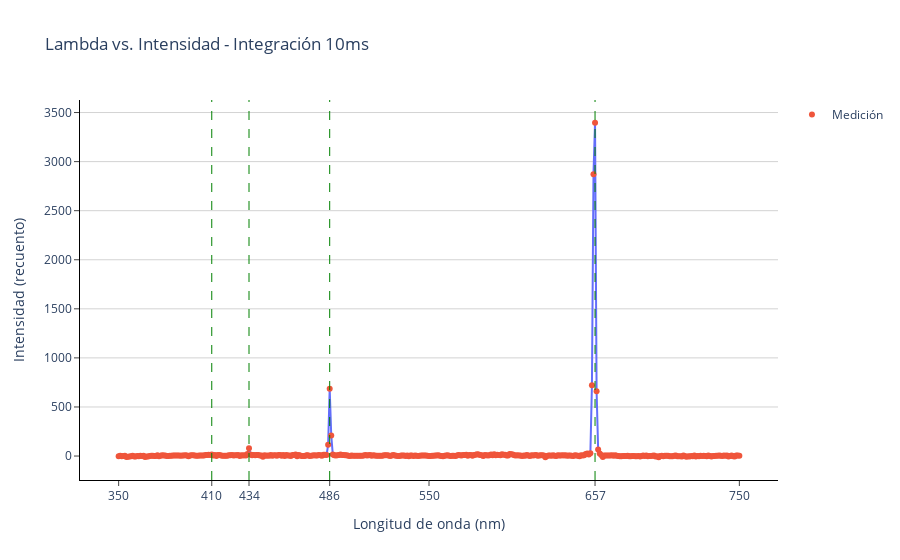

Notebook cell for this chart:
### Code cell
# Grafico de puntos conectados
integracion = 10 # en ms
fig = px.line(emi_data, x=f'lambda_{integracion}', y=f'intensity_{integracion}',
              title=f'Lambda vs. Intensidad - Integración {integracion}ms',
              labels={f'lambda_{integracion}': 'Longitud de onda (nm)',
                      f'intensity_{integracion}': 'Intensidad (recuento)'})

# Agrego mediciones como círculos
fig.add_scatter(x=emi_data[f'lambda_{integracion}'],
                y=emi_data[f'intensity_{integracion}'],
                mode='markers', name='Medición')

# Agrego líneas verticales en los valores de las líneas espectrales más frecuentes
vertical_lines = [410, 434, 486, 657]
for value in vertical_lines:
    fig.add_vline(x=value, line_dash='dash', line_color='green', line_width=1, name=f'Line at {value}')

# Cambio los valores numericos que se muestran en el eje x
x_axis_tickvals = vertical_lines + list(range(350, 1000, 200))
x_axis_tickvals.sort()  # Sort the tick values for clarity
fig.update_xaxes(tickvals=x_axis_tickvals)

# Cambio el color del fondo a blanco y ejes
fig.update_layout(plot_bgcolor='white')
# add x axis tick lines
fig.update_xaxes(tickvals=x_axis_tickvals, showline=True, linewidth=1, linecolor='black', ticks="outside")
fig.update_yaxes(showline=True, linewidth=1, linecolor='black', ticks="outside", gridcolor='lightgray')

fig.show()

### Figure 1 — Plotly figure (JSON) as saved in the notebook; plotly's stock layout.template omitted (floating-point values rounded to 4 significant figures; data arrays with more than 128 entries replaced by an {"elided": "..."} marker saying what was removed)
{"data": [{"hovertemplate": "Longitud de onda (nm)=%{x}<br>Intensidad (recuento)=%{y}<extra></extra>", "legendgroup": "", "line": {"color": "#636efa", "dash": "solid"}, "mode": "lines", "name": "", "orientation": "v", "showlegend": false, "type": "scatter", "x": {"elided": "401 int values"}, "xaxis": "x", "y": {"elided": "401 float values"}, "yaxis": "y"}, {"mode": "markers", "name": "Medición", "type": "scatter", "x": {"elided": "401 int values"}, "y": {"elided": "401 float values"}}], "layout": {"legend": {"tracegroupgap": 0}, "plot_bgcolor": "white", "shapes": [{"line": {"color": "green", "dash": "dash", "width": 1}, "name": "Line at 410", "type": "line", "x0": 410, "x1": 410, "xref": "x", "y0": 0, "y1": 1, "yref": "y domain"}, {"line": {"color": "green", "dash": "dash", "width": 1}, "name": "Line at 434", "type": "line", "x0": 434, "x1": 434, "xref": "x", "y0": 0, "y1": 1, "yref": "y domain"}, {"line": {"color": "green", "dash": "dash", "width": 1}, "name": "Line at 486", "type": "line", "x0": 486, "x1": 486, "xref": "x", "y0": 0, "y1": 1, "yref": "y domain"}, {"line": {"color": "green", "dash": "dash", "width": 1}, "name": "Line at 657", "type": "line", "x0": 657, "x1": 657, "xref": "x", "y0": 0, "y1": 1, "yref": "y domain"}], "title": {"text": "Lambda vs. Intensidad - Integración 10ms"}, "xaxis": {"anchor": "y", "domain": [0, 1], "linecolor": "black", "linewidth": 1, "showline": true, "ticks": "outside", "tickvals": [350, 410, 434, 486, 550, 657, 750, 950], "title": {"text": "Longitud de onda (nm)"}}, "yaxis": {"anchor": "x", "domain": [0, 1], "gridcolor": "lightgray", "linecolor": "black", "linewidth": 1, "showline": true, "ticks": "outside", "title": {"text": "Intensidad (recuento)"}}}}
